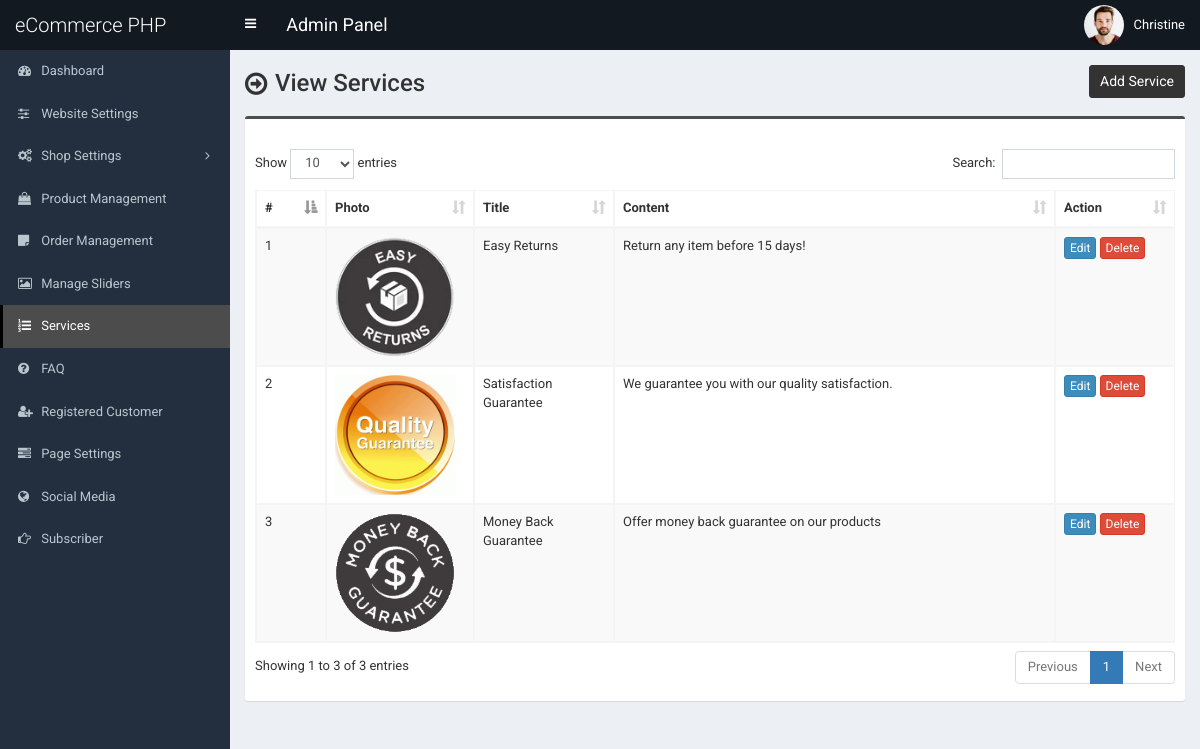
Screenshot of /admin/service.php (signed in) with the database file from the repository.
### tables this page shows
CREATE TABLE `tbl_service` (
  `id` int(11) NOT NULL,
  `title` varchar(255) NOT NULL,
  `content` text NOT NULL,
  `photo` varchar(255) NOT NULL
);

### admin/service.php (the view, shortened to what this page needs)
<?php require_once('header.php'); ?>
<section class="content-header">
	<div class="content-header-left">
		<h1>View Services</h1>
	</div>
	<div class="content-header-right">
		<a href="service-add.php" class="btn btn-primary btn-sm">Add Service</a>
	</div>
</section>
<section class="content">
	<div class="row">
		<div class="col-md-12">
			<div class="box box-info">
				<div class="box-body table-responsive">
					<table id="example1" class="table table-bordered table-hover table-striped">
						<thead>
							<tr>
								<th width="30">#</th>
								<th>Photo</th>
								<th width="100">Title</th>
								<th>Content</th>
								<th width="80">Action</th>
							</tr>
						</thead>
						<tbody>
							<?php
							$i=0;
							$statement = $pdo->prepare("SELECT * FROM tbl_service");
							$statement->execute();
							$result = $statement->fetchAll(PDO::FETCH_ASSOC);
							foreach ($result as $row) {
								$i++;
								?>
								<tr>
									<td><?php echo $i; ?></td>
									<td style="width:130px;"><img src="../assets/uploads/<?php echo $row['photo']; ?>" alt="<?php echo $row['title']; ?>" style="width:120px;"></td>
									<td><?php echo $row['title']; ?></td>
									<td><?php echo $row['content']; ?></td>
									<td>
										<a href="service-edit.php?id=<?php echo $row['id']; ?>" class="btn btn-primary btn-xs">Edit</a>
										<a href="#" class="btn btn-danger btn-xs" data-href="service-delete.php?id=<?php echo $row['id']; ?>" data-toggle="modal" data-target="#confirm-delete">Delete</a>
									</td>
								</tr>
								<?php
							}
							?>
						</tbody>
					</table>
				</div>
			</div>
		</div>
	</div>
</section>
<?php require_once('footer.php'); ?>

### admin/style.css (style rules this page uses)
body { font-size: 13px; font-family: "Roboto", sans-serif; }
.content-header > h1, .content-header .content-header-left h1 { font-family: "Roboto", sans-serif; }
.box-info { padding-top: 20px; }
.content-header { overflow: hidden; }
.content-header .content-header-left { float: left; padding-top: 5px; }
.content-header .content-header-right { float: right; }
.content-header .content-header-left h1 { margin-top: 0; margin-bottom: 0; padding-left: 30px; padding-bottom: 5px; font-size: 24px; position: relative; }
.content-header .content-header-left h1:before { position: absolute; top: 0; left: 0; font-family: "FontAwesome", sans-serif; font-size: 26px; content: "\f18e"; }
.content-header .content-header-right a { position: relative; font-size: 14px; }
.box.box-info { border-top-color: #4c4c4c; }
.content-header .content-header-right a { background-color: #333333; border-color: #333333; }

### rows the page displays
tbl_service: photo (picture), title "Easy Returns", content "Return any item before 15 days!"
tbl_service: photo (picture), title "Satisfaction Guarantee", content "We guarantee you with our quality satisfaction."
tbl_service: photo (picture), title "Money Back Guarantee", content "Offer money back guarantee on our products"

### other values shown
$_SESSION['user']['full_name'] "Christine"
